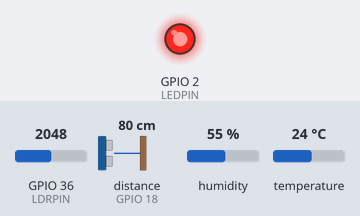
A sketch run on a simulated ESP32. Shown: output pins drawn as LEDs (lit = HIGH). Wiring (from diagram.json): ultrasonic range finder: trigger GPIO 5; echo GPIO 18. The test bench sets the inputs (shaded band); at power-on: distance to the obstacle (sensor on GPIO 18) 80 cm, GPIO 36 (LDRPIN) = 2048, humidity 55 %, temperature 24 °C. The echo pulse lasts 58.3 µs per cm; WiFi joins after 1.5 s; servers stay silent unless stated; pins used as bus, display or sensor lines are not drawn; what the sketch prints to the serial monitor is not drawn.

Above: at 1.2 s.
1.3 s: distance to the obstacle (sensor on GPIO 18) set to 56 cm
At 2.6 s:
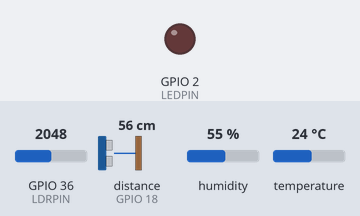
4.3 s: distance to the obstacle (sensor on GPIO 18) set to 47 cm
At 23.4 s:
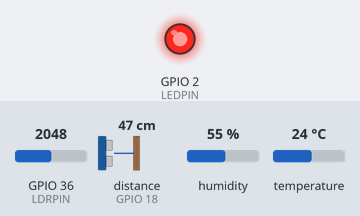
Timing chart, 0 to 23.9 s (numbered marks = the images above; inputs shaded):
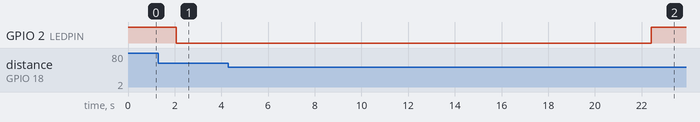

Measured:
- the behaviour switches between 51 and 50 cm on distance to the obstacle (sensor on GPIO 18) (found by bisection; images 1 and 2)
- after the input at 4.3 s, GPIO 2 (LEDPIN): LOW → HIGH after 18.1 s

The sketch:

sketch.ino
```cpp
#include <WiFi.h>
#include <ThingSpeak.h>
#include <DHT.h>

// ===== Pinos =====
#define LEDPIN 2
#define DHTPIN 12
#define DHTTYPE DHT22
#define LDRPIN 36
#define TRIGPIN 5
#define ECHOPIN 18

DHT dht(DHTPIN, DHTTYPE);

// ===== Config WiFi =====
const char* SECRET_SSID = "Wokwi-GUEST";
const char* SECRET_PW   = "";

// ===== Config ThingSpeak =====
WiFiClient client;
unsigned long channelID = 3086523;
const char* writeAPIKey = "4W1ZFVRLJ2SI1ICW";

// ===== Dados Mockados da Moto (simulando API) =====
struct Moto {
  int id;
  String placa;
  String modelo;
  String situacao;
} motoAtual;

// ===== Leituras dos sensores =====
float temperatura;
float umidade;
int luminosidade;
float distancia;

// ===== Função para inicializar dados mockados =====
void inicializarDadosMock() {
  motoAtual.id = 2;
  motoAtual.placa = "YCM9D73";
  motoAtual.modelo = "Elite 125";
  motoAtual.situacao = ""; // Será detectada pelos sensores

  Serial.println("📦 Dados carregados (da API):");
  Serial.print("  ID: "); Serial.println(motoAtual.id);
  Serial.print("  Placa: "); Serial.println(motoAtual.placa);
  Serial.print("  Modelo: "); Serial.println(motoAtual.modelo);
  Serial.println("  Situação: Será detectada pelos sensores");
}

// ===== Função para atualizar situação (simulando PUT/PATCH na API) =====
void atualizarSituacao(String novaSituacao) {
  if (motoAtual.situacao != novaSituacao) {
    Serial.println("🔄 Atualizando situação da moto...");
    Serial.print("  Situação anterior: "); Serial.println(motoAtual.situacao);
    Serial.print("  Nova situação: "); Serial.println(novaSituacao);

    motoAtual.situacao = novaSituacao;
    Serial.println("✅ Situação atualizada com sucesso!");
  }
}

// ===== Função para medir distância =====
float medirDistancia() {
  digitalWrite(TRIGPIN, LOW);
  delayMicroseconds(2);
  digitalWrite(TRIGPIN, HIGH);
  delayMicroseconds(10);
  digitalWrite(TRIGPIN, LOW);
  long duracao = pulseIn(ECHOPIN, HIGH);
  return duracao * 0.034 / 2; // distância em cm
}

// ===== Setup =====
void setup() {
  Serial.begin(115200);
  pinMode(LEDPIN, OUTPUT);
  digitalWrite(LEDPIN, HIGH); // LED apagado
  pinMode(TRIGPIN, OUTPUT);
  pinMode(ECHOPIN, INPUT);
  dht.begin();

  WiFi.mode(WIFI_STA);
  ThingSpeak.begin(client);

  Serial.println("🚀 Iniciando MOTOSECURITYX...");
  Serial.println("🔧 Modo: Dados Mockados (Simulação Local)");

  // Inicializar dados mockados
  inicializarDadosMock();
}

// ===== Loop =====
void loop() {
  // Conectar ao WiFi
  if (WiFi.status() != WL_CONNECTED) {
    Serial.print("Conectando a rede SSID: ");
    Serial.println(SECRET_SSID);
    while (WiFi.status() != WL_CONNECTED) {
      WiFi.begin(SECRET_SSID, SECRET_PW);
      Serial.print(".");
      delay(2000);
    }
    Serial.println("\n✅ Wi-Fi conectado!");
  }

  // ===== Leitura dos sensores =====
  temperatura = dht.readTemperature();
  umidade = dht.readHumidity();
  luminosidade = analogRead(LDRPIN);
  distancia = medirDistancia();

  // ===== Lógica de detecção baseada na distância =====
  String situacaoDetectada;
  if (distancia < 50) { // menor que 50 cm = moto presente
    situacaoDetectada = "Dentro";
  } else {
    situacaoDetectada = "Fora";
  }

  // Atualizar situação se mudou
  atualizarSituacao(situacaoDetectada);

  // ===== Exibição Serial =====
  Serial.println("========== Monitoramento MOTOSECURITYX ==========");
  Serial.print("🏍️  ID da Moto: "); Serial.println(motoAtual.id);
  Serial.print("🔖 Placa: "); Serial.println(motoAtual.placa);
  Serial.print("📋 Modelo: "); Serial.println(motoAtual.modelo);
  Serial.print("📍 Situação: "); Serial.println(motoAtual.situacao);
  Serial.println("-------------- Sensores --------------");
  Serial.print("🌡️  Temperatura: "); Serial.print(temperatura); Serial.println(" °C");
  Serial.print("💧 Umidade: "); Serial.print(umidade); Serial.println(" %");
  Serial.print("💡 Luminosidade: "); Serial.println(luminosidade);
  Serial.print("📏 Distância: "); Serial.print(distancia); Serial.println(" cm");

  // ===== Lógica do LED =====
  if (motoAtual.situacao == "Fora") {
    Serial.println("🚨 ALERTA: Moto fora do pátio!");
    digitalWrite(LEDPIN, LOW); // acende LED
  } else {
    Serial.println("✅ Status: Moto no pátio");
    digitalWrite(LEDPIN, HIGH); // apaga LED
  }

  // ===== Envio ThingSpeak =====
  ThingSpeak.setField(1, distancia);                           // Distância medida
  ThingSpeak.setField(2, motoAtual.situacao == "Dentro" ? 1 : 0);  // 1 = dentro, 0 = fora
  ThingSpeak.setField(3, temperatura);                         // Temperatura (°C)
  ThingSpeak.setField(4, umidade);                             // Umidade (%)
  ThingSpeak.setField(5, luminosidade);                        // Luminosidade (0-4095)

  int status = ThingSpeak.writeFields(channelID, writeAPIKey);

  if (status == 200) {
    Serial.println("📡 Dados enviados para ThingSpeak com sucesso!");
  } else {
    Serial.print("❌ Erro ao enviar para ThingSpeak: "); Serial.println(status);
  }

  Serial.println("==================================================\n");
  delay(20000); // respeitar limite do ThingSpeak (15 segundos mínimo)
}
```
